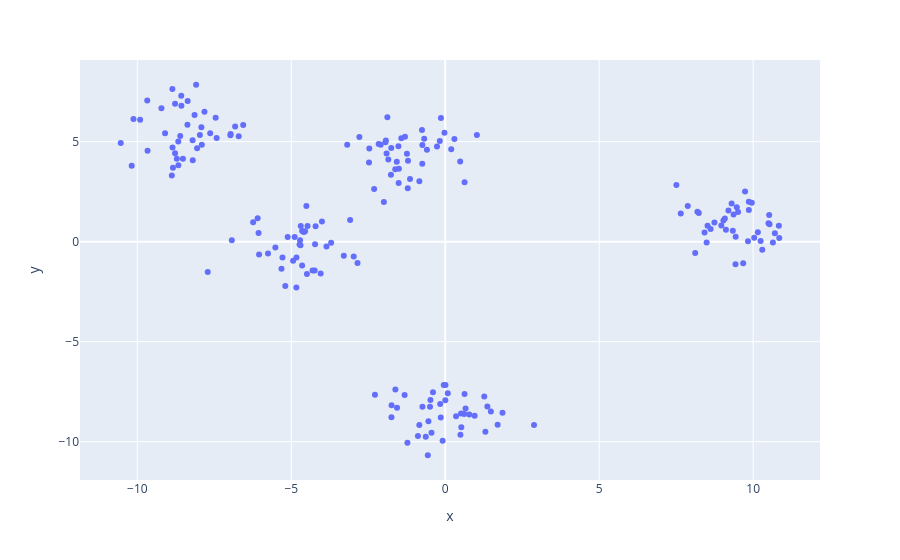

The notebook cell saved with this chart:
### Code cell
grafico = px.scatter(x=X_random[:, 0], y=X_random[:, 1])
grafico.show()

### Figure 1 — Plotly figure (JSON) as saved in the notebook; plotly's stock layout.template omitted (floating-point values rounded to 4 significant figures; data arrays with more than 128 entries replaced by an {"elided": "..."} marker saying what was removed)
{"data": [{"hovertemplate": "x=%{x}<br>y=%{y}<extra></extra>", "legendgroup": "", "marker": {"color": "#636efa", "symbol": "circle"}, "mode": "markers", "name": "", "orientation": "v", "showlegend": false, "type": "scatter", "x": {"elided": "200 float values"}, "xaxis": "x", "y": {"elided": "200 float values"}, "yaxis": "y"}], "layout": {"legend": {"tracegroupgap": 0}, "margin": {"t": 60}, "xaxis": {"anchor": "y", "domain": [0, 1], "title": {"text": "x"}}, "yaxis": {"anchor": "x", "domain": [0, 1], "title": {"text": "y"}}}}
